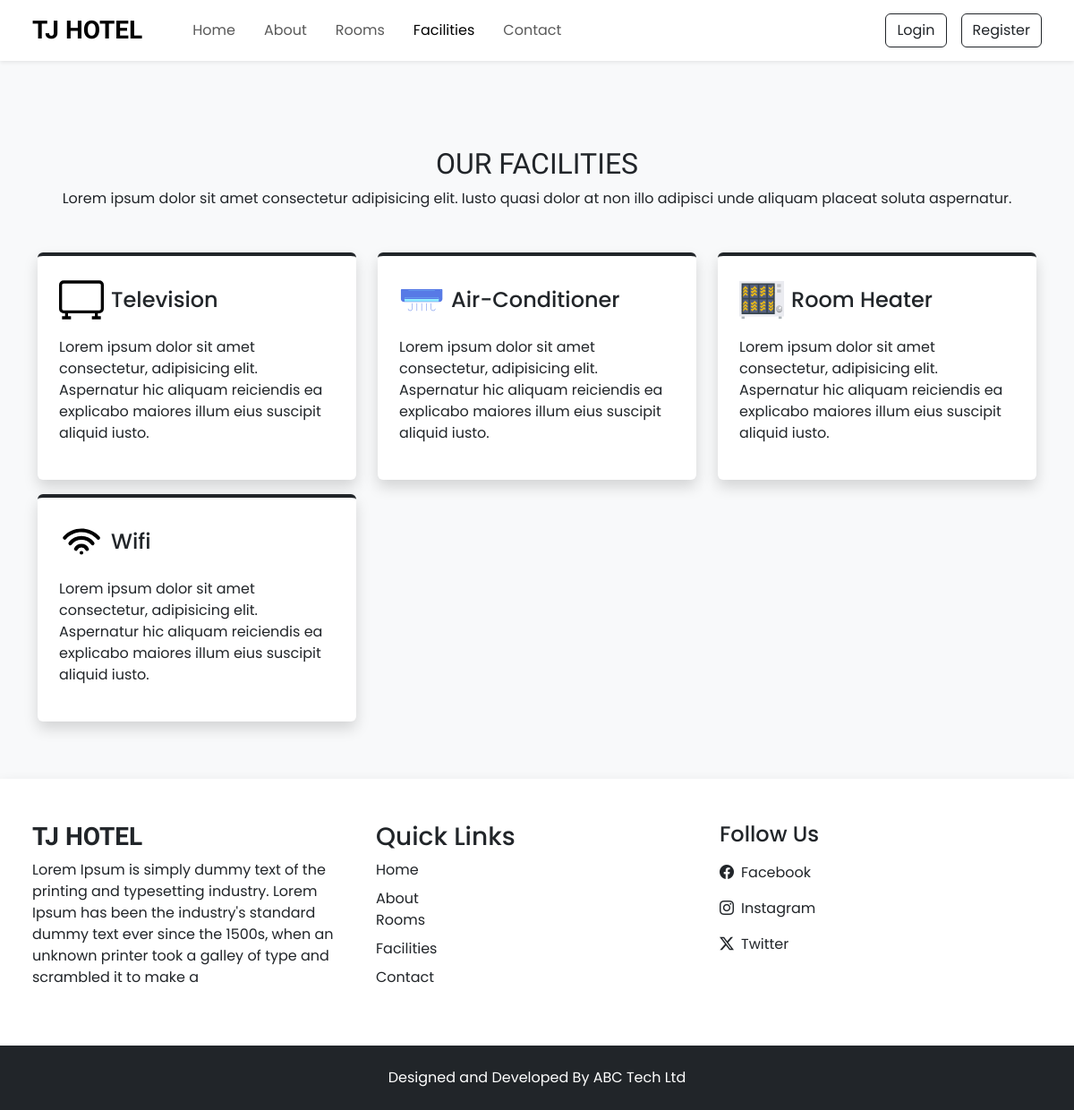
Screenshot of /facilities.php with the database file from the repository.
### tables this page shows
CREATE TABLE `settings` (
  `id` int(11) NOT NULL,
  `site_title` varchar(255) DEFAULT NULL,
  `site_about` varchar(500) DEFAULT NULL,
  `shutdown` tinyint(1) NOT NULL
);

CREATE TABLE `facilities` (
  `id` int(11) NOT NULL,
  `facility_icon` varchar(100) DEFAULT NULL,
  `facility_name` varchar(100) DEFAULT NULL,
  `facility_desc` varchar(500) DEFAULT NULL
);

### admin/inc/config.php (called while the page is built, shortened)
<?php
function selectAll($table)
{
    $conn = $GLOBALS['conn'];
    $res = mysqli_query($conn, "SELECT * FROM `$table`");
    return $res;
}
function select($sql, $data_types, $values)
{
    $conn = $GLOBALS['conn'];
    $res = $conn->prepare($sql);
    $res->bind_param($data_types, ...$values);
    if($res->execute())
    {
        $result = $res->get_result();
        return $result;
    }
    else
    {
        $error = "Query execution failed - Select";
        $res->close();
        return $error;
    }
}
?>

### facilities.php (the view)
<?php
 require "top.php";
?>
<section class="our_facilities py-5">
    <div class="container">
        <h2 class="h-font text-center mt-5 mb-2">OUR FACILITIES</h2>
        <p class="text-center mb-5">Lorem ipsum dolor sit amet consectetur adipisicing elit. Iusto quasi dolor at non illo adipisci unde aliquam placeat soluta aspernatur.</p>
        <div class="row">
            <?php
              $facility_res = selectAll('facilities');
              while ($facility_row = mysqli_fetch_assoc($facility_res))
              {
                ?>
                <div class="col-lg-4 col-md-6">
                    <div class="bg-white shadow rounded border-top border-4 border-dark facilities-item p-4 mb-3">
                        <div class="d-flex align-items-center gap-2 mb-3">
                            <img src="<?= IMAGE_PATH ?>facilities/<?= $facility_row['facility_icon'] ?>" width="50px">
                            <h4 class="m-0"><?= $facility_row['facility_name'] ?></h4>
                        </div>
                        <p><?= $facility_row['facility_desc'] ?></p>
                    </div>
                </div>
                <?php
              }
            ?>
        </div>
    </div>
</section>
<?php
 require "footer.php";
?>

### top.php (shortened to what this page needs)
<?php
    require "admin/inc/config.php";
    $sql = "SELECT * FROM `contacts_det` WHERE `id` = ?";
    $data_types = 'i';
    $values = [1];
    $contact_res = select($sql, $data_types, $values);
    $contact_row = $contact_res->fetch_assoc();
    $setting_res = select("SELECT * FROM `settings` WHERE `id` = ?", 'i', [1]);
    $setting_row = $setting_res->fetch_assoc();
?>
<!DOCTYPE html>
<html lang="en">
<head>
    <link rel="stylesheet" href="assets/css/style.css">
    <link href="https://cdn.jsdelivr.net/npm/bootstrap@5.3.3/dist/css/bootstrap.min.css" rel="stylesheet">
    <link rel="stylesheet" href="https://cdn.jsdelivr.net/npm/bootstrap-icons@1.11.3/font/bootstrap-icons.min.css">
    <link rel="stylesheet" href="https://cdn.jsdelivr.net/npm/swiper@11/swiper-bundle.min.css" />
</head>
<body class="bg-light">
    <nav id="nav-bar" class="navbar navbar-expand-lg bg-white px-lg-4 py-lg-2 shadow-sm sticky-top">
        <div class="container-fluid">
            <a class="navbar-brand h-font fs-3 fw-bold me-5" href="index"><?= $setting_row['site_title'] ?></a>
            <div class="collapse navbar-collapse" id="navbarSupportedContent">
                <ul class="navbar-nav me-auto mb-2 mb-lg-0">
                    <li class="nav-item">
                      <a class="nav-link me-3" href="index">Home</a>
                    </li>
                    <li class="nav-item">
                      <a class="nav-link me-3" href="about">About</a>
                    </li>
                    <li class="nav-item">
                    <a class="nav-link me-3" href="rooms">Rooms</a>
                    </li>
                    <li class="nav-item">
                    <a class="nav-link me-3" href="facilities">Facilities</a>
                    </li>
                    <li class="nav-item">
                    <a class="nav-link" href="contact">Contact</a>
                    </li>
                </ul>
                <div class="d-flex align-items-center gap-2 gap-lg-3">
                    <?php
                       if(isset($_SESSION['LOGIN']) && $_SESSION['LOGIN'] === true)
                       {
                        ?>
                            <div class="btn-group">
                                <button type="button" class="btn btn-outline-dark dropdown-toggle" data-bs-toggle="dropdown">
                                    <img src="<?= IMAGE_PATH ?>users/<?= $_SESSION['USER_PIC'] ?>" style="width : 40px; height: 40px; object-fit: contain"> <?= $_SESSION['USER_NAME']  ?>
                                </button>
                                <ul class="dropdown-menu dropdown-menu-lg-end">
                                    <li><button class="dropdown-item" type="button">Profile</button></li>
                                    <li><button class="dropdown-item" type="button">Booking</button></li>
                                    <li><a href="logout" class="dropdown-item" type="button">Logout</a></li>
                                </ul>
                            </div>
                        <?php
                       }
                       else
                       {
                         ?>
                            <button class="btn btn-outline-dark shadow-none" data-bs-toggle="modal" data-bs-target="#loginModal">Login</button>
                            <button class="btn btn-outline-dark shadow-none" data-bs-toggle="modal" data-bs-target="#registerModal">Register</button>
                         <?php
                       }
                    ?>
                </div>
            </div>
        </div>
    </nav>

### footer.php (shortened to what this page needs)
    <section class="footer py-5 bg-white shadow px-lg-4">
        <div class="container-fluid">
            <div class="row">
                <div class="col-md-4">
                    <h3 class="h-font fw-bold mb-2"><?= $setting_row['site_title'] ?></h3>
                    <p><?= $setting_row['site_about'] ?></p>
                </div>
                <div class="col-md-4">
                    <h3>Quick Links</h3>
                    <a href="index" class="text-decoration-none d-inline-block mb-2 text-dark">Home</a> <br>
                    <a href="about" class="text-decoration-none d-inline-block text-dark">About</a> <br>
                    <a href="rooms" class="text-decoration-none d-inline-block mb-2 text-dark">Rooms</a> <br>
                    <a href="facilities" class="text-decoration-none d-inline-block mb-2 text-dark">Facilities</a> <br>
                    <a href="contact" class="text-decoration-none d-inline-block text-dark">Contact</a>
                </div>
                <div class="col-md-4">
                        <h4>Follow Us</h4>
                        <a href="<?= $contact_row['fb'] ?>" target="_blank" class="d-flex align-items-center mt-3 text-decoration-none text-dark">
                            <i class="bi bi-facebook me-2"></i>
                            Facebook
                        </a>
                        <a href="<?= $contact_row['insta'] ?>" target="_blank" class="d-flex align-items-center mt-3 text-decoration-none text-dark">
                            <i class="bi bi-instagram me-2"></i>
                            Instagram
                        </a>
                        <a href="<?= $contact_row['tw'] ?>" target="_blank" class="d-flex align-items-center my-3 text-decoration-none text-dark">
                            <i class="bi bi-twitter-x me-2"></i>
                            Twitter
                        </a>
                </div>
            </div>
        </div>
    </section>
    <section class="copyright py-4 bg-dark text-white">
        <div class="container">
            <p class="my-0 text-center">Designed and Developed By ABC Tech Ltd</p>
        </div>
    </section>
</body>
</html>

### assets/css/style.css (style rules this page uses)
* { margin: 0; padding: 0; box-sizing: border-box; font-family: "Poppins", serif; }
:root { --teal: #2ec1ac; --teal-hover: #279e8c; }
.h-font { font-family: "Merienda", serif; }

### rows the page displays
settings: site_title "TJ HOTEL", site_about "Lorem Ipsum is simply dummy text of the printing and typesetting industry. Lorem Ipsum has been the industry's standard dummy text ever since the 1500s, when an unknown printer took a galley of type and scrambled it to make a"
facilities: facility_icon (picture), facility_name "Television", facility_desc "Lorem ipsum dolor sit amet consectetur, adipisicing elit. Aspernatur hic aliquam reiciendis ea explicabo maiores illum eius suscipit aliquid iusto."
facilities: facility_icon (picture), facility_name "Air-Conditioner", facility_desc "Lorem ipsum dolor sit amet consectetur, adipisicing elit. Aspernatur hic aliquam reiciendis ea explicabo maiores illum eius suscipit aliquid iusto."
facilities: facility_icon (picture), facility_name "Room Heater", facility_desc "Lorem ipsum dolor sit amet consectetur, adipisicing elit. Aspernatur hic aliquam reiciendis ea explicabo maiores illum eius suscipit aliquid iusto."
facilities: facility_icon (picture), facility_name "Wifi", facility_desc "Lorem ipsum dolor sit amet consectetur, adipisicing elit. Aspernatur hic aliquam reiciendis ea explicabo maiores illum eius suscipit aliquid iusto."
